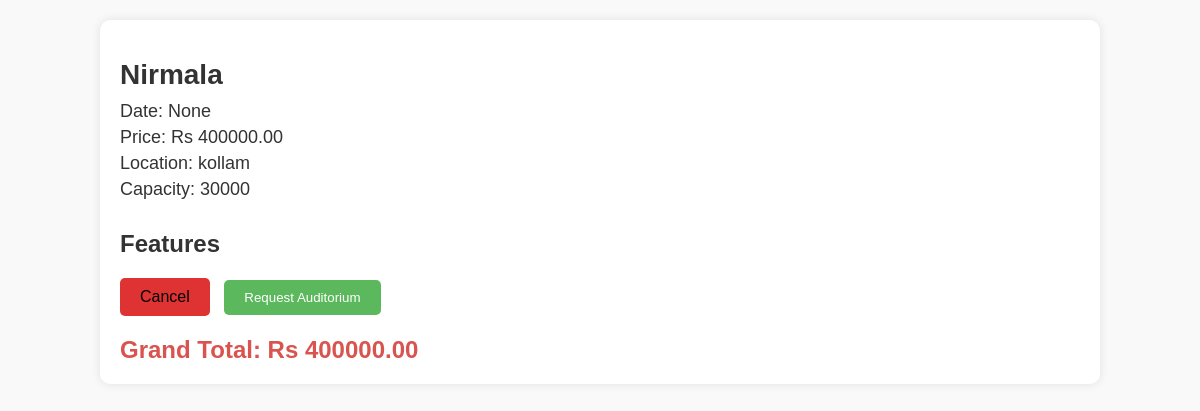
/auditorium/2/details/ (signed in), run on an earlier commit of the app's database.
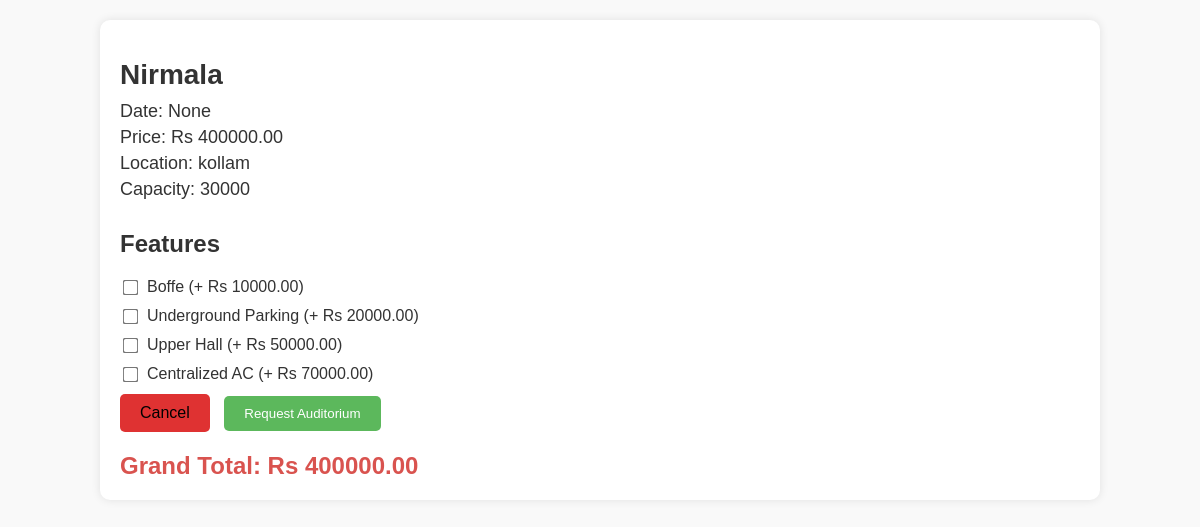
And on a later commit of the database.
### auditorium/models.py (models this page shows)
class Feature(models.Model):
    name = models.CharField(max_length=255)
    amount = models.DecimalField(max_digits=10, decimal_places=2)
    auditorium = models.ForeignKey(Auditorium, related_name='auditorium_features', on_delete=models.CASCADE)

### auditorium/views.py (the view, shortened to what this page needs)
# urls.py: path('auditorium/<int:auditorium_id>/details/', views.auditorium_details, name='auditorium_details'),
@login_required
def auditorium_details(request, auditorium_id):
    auditorium = get_object_or_404(Auditorium, id=auditorium_id)
    features = auditorium.auditorium_features.all()
    date = request.GET.get('date')  # Fetch the date from URL query parameters
    context = {
        'auditorium': auditorium,
        'features': features,
        'date': date
    }
    return render(request, 'auditorium_details.html', context)

### auditorium/templates/auditorium_details.html (shortened to what this page needs)
<!DOCTYPE html>
<html lang="en">
<head>
</head>
<body>
    <div class="container">
        <h1>{{ auditorium.user.username }}</h1>
        <p>Date: <span id="selected-date">{{ date }}</span></p>
        <p>Price: Rs <span id="base-price">{{ auditorium.price }}</span></p>
        <p>Location: {{ auditorium.location }}</p>
        <p>Capacity: {{ auditorium.capacity }}</p>
        <form method="POST" action="{% url 'auditorium_details' auditorium.id %}">
            <div class="btn-container">
                <h2>Features</h2>
                <div id="features">
                    {% for feature in features %}
                    <div class="feature-checkbox" >
                        <input type="checkbox" id="feature-{{ feature.id }}" data-amount="{{ feature.amount }}" name="features" value="{{ feature.id }}">
                        <label for="feature-{{ feature.id }}">{{ feature.name }} (+ Rs {{ feature.amount }})</label>
                    </div>
                    {% endfor %}
                </div>
                <a class="back-btn" href="{% url 'user_index' %}">Cancel</a>
                <button type="submit" class="request-btn">Request Auditorium</button>
            </div>
        </form>
        <div class="final-price">
            Grand Total: Rs <span id="final-price">{{ auditorium.price }}</span>
        </div>
    </div>
</body>
</html>

What changed in the data, as far as the page shows it:
added Feature: name "Boffe", amount "10000.00"
added Feature: name "Underground Parking", amount "20000.00"
added Feature: name "Upper Hall", amount "50000.00"
added Feature: name "Centralized AC", amount "70000.00"
